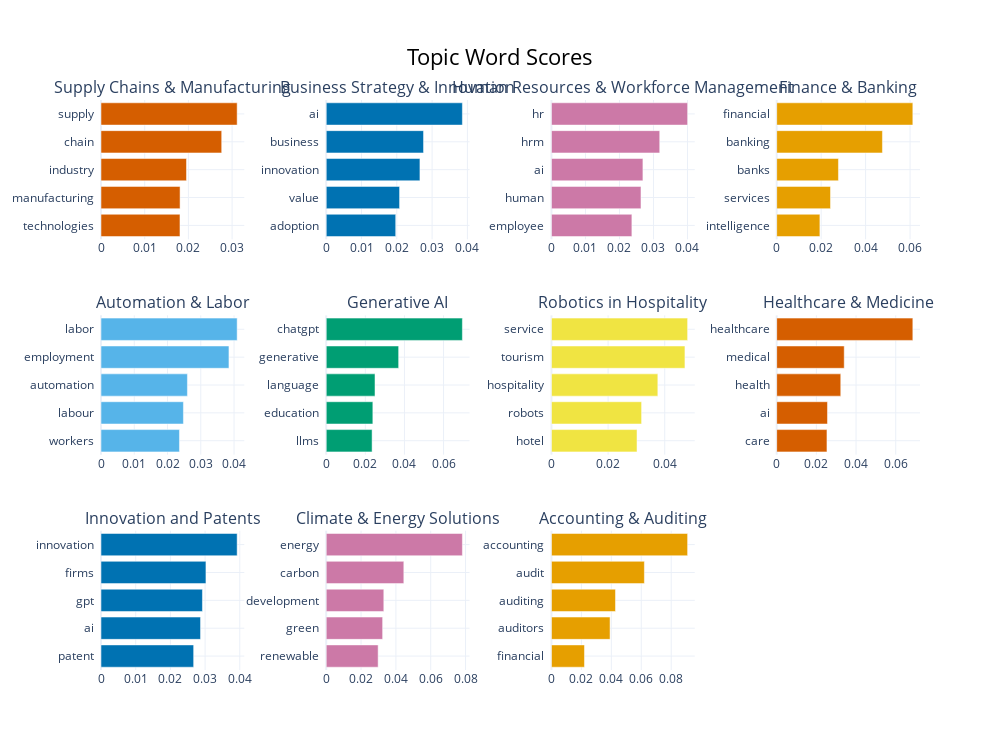

Notebook cell for this chart:
### Code cell
fig = topic_model.visualize_barchart(topics = [0, 1, 2, 3, 4, 5, 6, 7, 8, 9, 10], custom_labels = True)
fig.show()
fig.write_image("images/pub_bars.pdf")

### Figure 1 — Plotly figure (JSON) as saved in the notebook; plotly's stock layout.template omitted (floating-point values rounded to 4 significant figures)
{"data": [{"marker": {"color": "#D55E00"}, "orientation": "h", "type": "bar", "x": [0.01807, 0.01809, 0.01957, 0.02762, 0.03116], "xaxis": "x", "y": ["technologies  ", "manufacturing  ", "industry  ", "chain  ", "supply  "], "yaxis": "y"}, {"marker": {"color": "#0072B2"}, "orientation": "h", "type": "bar", "x": [0.01969, 0.02079, 0.02656, 0.02758, 0.03859], "xaxis": "x2", "y": ["adoption  ", "value  ", "innovation  ", "business  ", "ai  "], "yaxis": "y2"}, {"marker": {"color": "#CC79A7"}, "orientation": "h", "type": "bar", "x": [0.02365, 0.02633, 0.0269, 0.03184, 0.04004], "xaxis": "x3", "y": ["employee  ", "human  ", "ai  ", "hrm  ", "hr  "], "yaxis": "y3"}, {"marker": {"color": "#E69F00"}, "orientation": "h", "type": "bar", "x": [0.01944, 0.02421, 0.02778, 0.04757, 0.06124], "xaxis": "x4", "y": ["intelligence  ", "services  ", "banks  ", "banking  ", "financial  "], "yaxis": "y4"}, {"marker": {"color": "#56B4E9"}, "orientation": "h", "type": "bar", "x": [0.02359, 0.02478, 0.02598, 0.03847, 0.04094], "xaxis": "x5", "y": ["workers  ", "labour  ", "automation  ", "employment  ", "labor  "], "yaxis": "y5"}, {"marker": {"color": "#009E73"}, "orientation": "h", "type": "bar", "x": [0.02346, 0.02384, 0.02495, 0.03703, 0.06963], "xaxis": "x6", "y": ["llms  ", "education  ", "language  ", "generative  ", "chatgpt  "], "yaxis": "y6"}, {"marker": {"color": "#F0E442"}, "orientation": "h", "type": "bar", "x": [0.03021, 0.03183, 0.03756, 0.04713, 0.04807], "xaxis": "x7", "y": ["hotel  ", "robots  ", "hospitality  ", "tourism  ", "service  "], "yaxis": "y7"}, {"marker": {"color": "#D55E00"}, "orientation": "h", "type": "bar", "x": [0.02534, 0.0256, 0.03229, 0.03404, 0.06861], "xaxis": "x8", "y": ["care  ", "ai  ", "health  ", "medical  ", "healthcare  "], "yaxis": "y8"}, {"marker": {"color": "#0072B2"}, "orientation": "h", "type": "bar", "x": [0.0267, 0.02869, 0.02923, 0.03024, 0.03924], "xaxis": "x9", "y": ["patent  ", "ai  ", "gpt  ", "firms  ", "innovation  "], "yaxis": "y9"}, {"marker": {"color": "#CC79A7"}, "orientation": "h", "type": "bar", "x": [0.02981, 0.03238, 0.03306, 0.04455, 0.07818], "xaxis": "x10", "y": ["renewable  ", "green  ", "development  ", "carbon  ", "energy  "], "yaxis": "y10"}, {"marker": {"color": "#E69F00"}, "orientation": "h", "type": "bar", "x": [0.02207, 0.03915, 0.04278, 0.06208, 0.09096], "xaxis": "x11", "y": ["financial  ", "auditors  ", "auditing  ", "audit  ", "accounting  "], "yaxis": "y11"}], "layout": {"annotations": [{"font": {"size": 16}, "showarrow": false, "text": "Supply Chains & Manufacturing", "x": 0.0875, "xanchor": "center", "xref": "paper", "y": 1, "yanchor": "bottom", "yref": "paper"}, {"font": {"size": 16}, "showarrow": false, "text": "Business Strategy & Innovation", "x": 0.3625, "xanchor": "center", "xref": "paper", "y": 1, "yanchor": "bottom", "yref": "paper"}, {"font": {"size": 16}, "showarrow": false, "text": "Human Resources & Workforce Management", "x": 0.6375, "xanchor": "center", "xref": "paper", "y": 1, "yanchor": "bottom", "yref": "paper"}, {"font": {"size": 16}, "showarrow": false, "text": "Finance & Banking", "x": 0.9125, "xanchor": "center", "xref": "paper", "y": 1, "yanchor": "bottom", "yref": "paper"}, {"font": {"size": 16}, "showarrow": false, "text": "Automation & Labor", "x": 0.0875, "xanchor": "center", "xref": "paper", "y": 0.6222, "yanchor": "bottom", "yref": "paper"}, {"font": {"size": 16}, "showarrow": false, "text": "Generative AI", "x": 0.3625, "xanchor": "center", "xref": "paper", "y": 0.6222, "yanchor": "bottom", "yref": "paper"}, {"font": {"size": 16}, "showarrow": false, "text": "Robotics in Hospitality", "x": 0.6375, "xanchor": "center", "xref": "paper", "y": 0.6222, "yanchor": "bottom", "yref": "paper"}, {"font": {"size": 16}, "showarrow": false, "text": "Healthcare & Medicine", "x": 0.9125, "xanchor": "center", "xref": "paper", "y": 0.6222, "yanchor": "bottom", "yref": "paper"}, {"font": {"size": 16}, "showarrow": false, "text": "Innovation and Patents", "x": 0.0875, "xanchor": "center", "xref": "paper", "y": 0.2444, "yanchor": "bottom", "yref": "paper"}, {"font": {"size": 16}, "showarrow": false, "text": "Climate & Energy Solutions", "x": 0.3625, "xanchor": "center", "xref": "paper", "y": 0.2444, "yanchor": "bottom", "yref": "paper"}, {"font": {"size": 16}, "showarrow": false, "text": "Accounting & Auditing", "x": 0.6375, "xanchor": "center", "xref": "paper", "y": 0.2444, "yanchor": "bottom", "yref": "paper"}], "height": 750, "hoverlabel": {"bgcolor": "white", "font": {"family": "Rockwell", "size": 16}}, "showlegend": false, "title": {"font": {"color": "Black", "size": 22}, "text": "Topic Word Scores", "x": 0.5, "xanchor": "center", "yanchor": "top"}, "width": 1000, "xaxis": {"anchor": "y", "domain": [0, 0.175], "showgrid": true}, "xaxis10": {"anchor": "y10", "domain": [0.275, 0.45], "showgrid": true}, "xaxis11": {"anchor": "y11", "domain": [0.55, 0.725], "showgrid": true}, "xaxis12": {"anchor": "y12", "domain": [0.825, 1], "showgrid": true}, "xaxis2": {"anchor": "y2", "domain": [0.275, 0.45], "showgrid": true}, "xaxis3": {"anchor": "y3", "domain": [0.55, 0.725], "showgrid": true}, "xaxis4": {"anchor": "y4", "domain": [0.825, 1], "showgrid": true}, "xaxis5": {"anchor": "y5", "domain": [0, 0.175], "showgrid": true}, "xaxis6": {"anchor": "y6", "domain": [0.275, 0.45], "showgrid": true}, "xaxis7": {"anchor": "y7", "domain": [0.55, 0.725], "showgrid": true}, "xaxis8": {"anchor": "y8", "domain": [0.825, 1], "showgrid": true}, "xaxis9": {"anchor": "y9", "domain": [0, 0.175], "showgrid": true}, "yaxis": {"anchor": "x", "domain": [0.7556, 1], "showgrid": true}, "yaxis10": {"anchor": "x10", "domain": [0, 0.2444], "showgrid": true}, "yaxis11": {"anchor": "x11", "domain": [0, 0.2444], "showgrid": true}, "yaxis12": {"anchor": "x12", "domain": [0, 0.2444], "showgrid": true}, "yaxis2": {"anchor": "x2", "domain": [0.7556, 1], "showgrid": true}, "yaxis3": {"anchor": "x3", "domain": [0.7556, 1], "showgrid": true}, "yaxis4": {"anchor": "x4", "domain": [0.7556, 1], "showgrid": true}, "yaxis5": {"anchor": "x5", "domain": [0.3778, 0.6222], "showgrid": true}, "yaxis6": {"anchor": "x6", "domain": [0.3778, 0.6222], "showgrid": true}, "yaxis7": {"anchor": "x7", "domain": [0.3778, 0.6222], "showgrid": true}, "yaxis8": {"anchor": "x8", "domain": [0.3778, 0.6222], "showgrid": true}, "yaxis9": {"anchor": "x9", "domain": [0, 0.2444], "showgrid": true}}}
